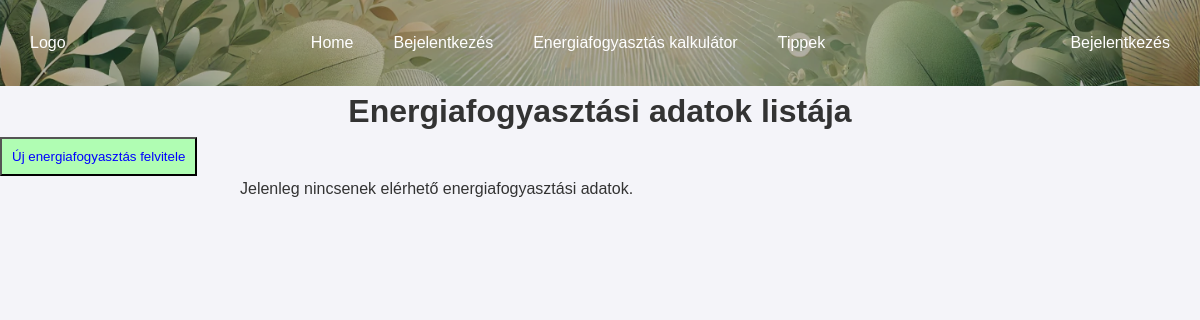
The page /admin/lista.php on the database as committed earlier.
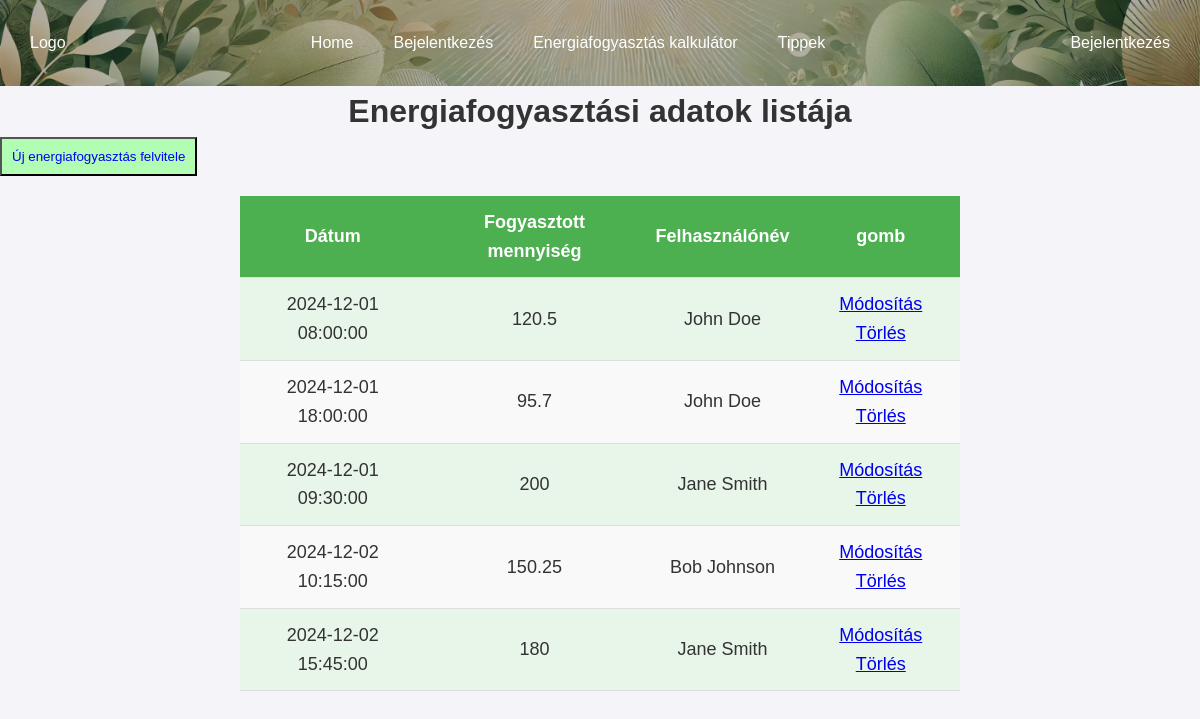
The same page on the database as committed later.
### tables this page shows
CREATE TABLE `energy_consumption` (
  `id` int(11) NOT NULL,
  `user_id` int(11) DEFAULT NULL,
  `date` datetime DEFAULT NULL,
  `consumed_quantity` float DEFAULT NULL
);

CREATE TABLE `users` (
  `id` int(11) NOT NULL,
  `name` varchar(255) DEFAULT NULL,
  `email` varchar(255) DEFAULT NULL,
  `password` varchar(255) DEFAULT NULL
);

### admin/lista.php (the view, shortened to what this page needs)
<?php
require "../connect.php";
$sql = "SELECT e.id, e.date, e.consumed_quantity, u.name AS username
        FROM energy_consumption e
        JOIN users u ON e.user_id = u.id";
$result = $conn->query($sql);
?>
<!DOCTYPE html>
<html lang="hu">
<head>
    <link rel="stylesheet" href="../css/lista.css">
    <link rel="stylesheet" href="../css/style.css">
</head>
<body>
    <nav class="nav">
        <div class="logo">Logo</div>
        <ul>
            <li><a href="index.html">Home</a></li>
            <li><a href="#">Bejelentkezés</a></li>
            <li><a href="#">Energiafogyasztás kalkulátor</a></li>
            <li><a href="#">Tippek</a></li>
        </ul>
        <div class="login">Bejelentkezés</div>
    </nav>
    <h1>Energiafogyasztási adatok listája</h1>
    <button> <a href="felvitel.php">Új energiafogyasztás felvitele</a></button>
    <div class="container">
        <?php
        if ($result->num_rows > 0) {
            echo "<table>";
            echo "<tr><th>Dátum</th><th>Fogyasztott mennyiség</th><th>Felhasználónév</th><th>gomb</th></tr>";
            while($row = $result->fetch_assoc()) {
                echo "<tr>
                        <td>" . htmlspecialchars($row['date']) . "</td>
                        <td class='vmi'>" . htmlspecialchars($row['consumed_quantity']) . "</td>
                        <td>" . htmlspecialchars($row['username']) . "</td>
                        <td>
                            <a href='modositas.php?id=" . $row['id'] . "' class='btn-mod'>Módosítás</a>
                            <a href='torles.php?id=" . $row['id'] . "' class='btn-del' onclick='return confirm(\"Biztosan törli?\")'>Törlés</a>
                        </td>
                      </tr>";
            }
            echo "</table>";
        } else {
            echo "<p>Jelenleg nincsenek elérhető energiafogyasztási adatok.</p>";
        }
        ?>
    </div>
</body>
</html>

### css/lista.css (style rules this page uses)
body { width: 100%; }
h1 { text-align: center; }
button { padding: 10px; background-color: #b0fdb3; }
button a { text-decoration: none; color: blue; }
.container { margin: auto; width: 60%; }
table { width: 100%; border-collapse: collapse; margin: 20px 0; font-size: 18px; text-align: center; background-color: #f9f9f9; }
th, td { padding: 12px; border-bottom: 1px solid #ddd; }
tr:nth-child(even) { background-color: #e8f5e9; }
th { background-color: #4CAF50; color: white; }

### css/style.css (style rules this page uses)
* { margin: 0; padding: 0; box-sizing: border-box; }
body { font-family: Arial, sans-serif; background-color: #f4f4f9; color: #333; line-height: 1.6; }
.nav { background-image: url(../imgs/nav.png); background-position: center; background-size: cover; background-repeat: no-repeat; display: flex; justify-content: space-between; align-items: center; padding: 10px 20px; color: white; position: relative; }
.nav::before { content: ''; position: absolute; top: 0; left: 0; width: 100%; height: 100%; background-color: rgba(0, 0, 0, 0.3); z-index: 0; }
.nav * { position: relative; z-index: 1; }
.logo, .login { padding: 0 10px; }
.nav ul { display: flex; justify-content: center; padding: 0; }
.nav ul li { margin: 10px; border-radius: 5px; padding: 10px; list-style: none; transition: background-color 0.3s ease, transform 0.2s ease; }
.nav ul li a { text-decoration: none; color: white; }

Rows that differ between the two databases and show on the page:
added energy_consumption: date "2024-12-01 08:00:00", consumed_quantity "120.5", user.name "John Doe"
added energy_consumption: date "2024-12-01 18:00:00", consumed_quantity "95.7", user.name "John Doe"
added energy_consumption: date "2024-12-01 09:30:00", consumed_quantity "200", user.name "Jane Smith"
added energy_consumption: date "2024-12-02 10:15:00", consumed_quantity "150.25", user.name "Bob Johnson"
added energy_consumption: date "2024-12-02 15:45:00", consumed_quantity "180", user.name "Jane Smith"
Other text that changed with them:
text no longer shown: "Jelenleg nincsenek elérhető energiafogyasztási adatok."
text now shown: "Dátum Fogyasztott mennyiség Felhasználónév gomb"
